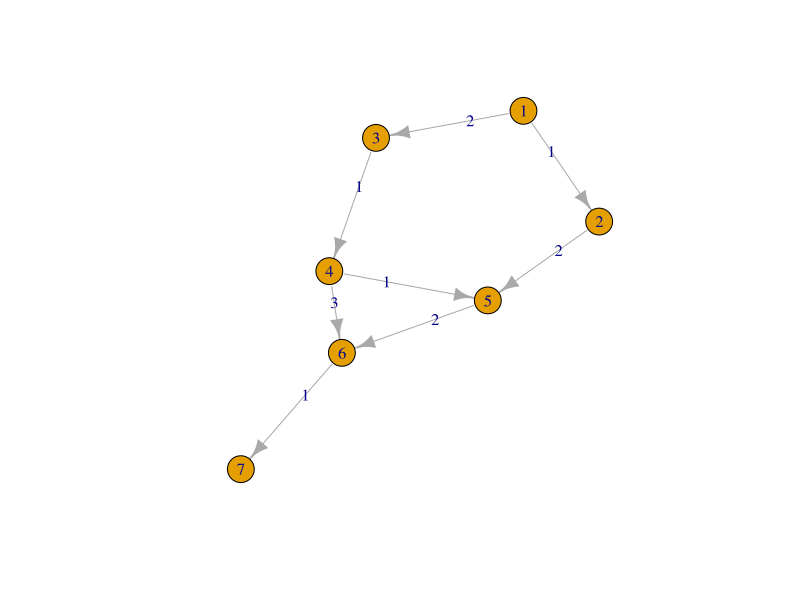
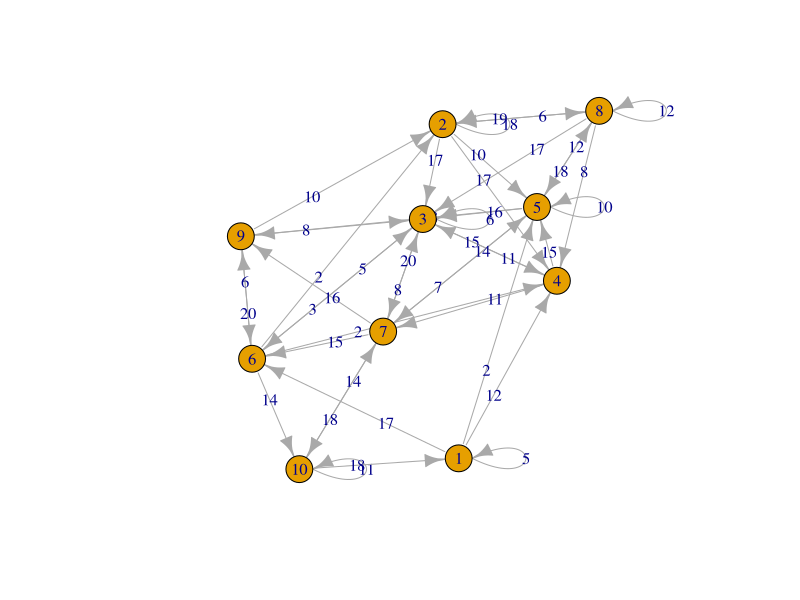

These figures' R source, in order:
# A function that returns both the distance matrix, and S
fw <- function(graph_matrix){
  n = length(graph_matrix[,1])
  D = graph_matrix
  s = matrix(0,n,n)
  #print(s)
  for(k in 1:n){
    for (i in 1:n){
      for(j in 1:n){
        if(D[i,j]>D[i,k]+D[k,j]){
          D[i,j]=D[i,k]+D[k,j]
          s[i,j]=k
        }
      }
    }
  }
  A = list(D,s)
  return(A)
}



S=matrix(999,7,7)
S[1,2]=1
S[1,3]=2
S[2,5]=2
S[3,4]=1
S[4,5]=1
S[4,6]=3
S[5,6]=2
S[6,7]=1

S

fw(S)

# A function that returns the distance matrix
floyd<-function(w)
{
  n = length(w[,1])  
  for(k in 1:n)
  {
    for(i in 1:n)
    {
      for(j in 1:n)
      {
        w[i,j]=min(w[i,j],w[i,k]+ w[k,j])
      }
    }
  }
  return(w)
}


    
A = floyd(S)
A

library(igraph)
S.adj = replace(S,S == 999,0)
g1<-graph.adjacency(S.adj,mode = 'directed',weighted = TRUE)
plot(g1,edge.label = E(g1)$weight)

# creating a random graph for input and running the fw function
set.seed(100)
S = matrix(999,10,10)
for(i in 1:50){
  a = round(runif(1,1,10))
  b = round(runif(1,1,10))
#  print(a,b)
  S[a,b] = round(runif(1,1,20))
}
S

fw(S)

S.adj = replace(S,S == 999,0)
g1<-graph.adjacency(S.adj,mode = 'directed',weighted = TRUE)
plot(g1,edge.label = E(g1)$weight)
